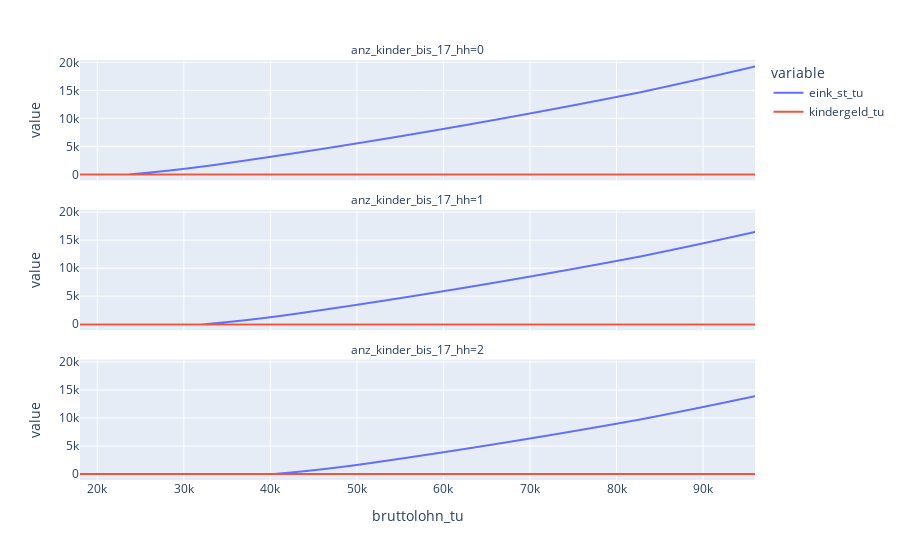

Notebook cell for this chart:
### Markdown cell above
Since the child benefits are set to zero, GETTSIM computes the tax credit for all households instead.

### Code cell
plot_kindergeld(df_new)

### Figure 1 — Plotly figure (JSON) as saved in the notebook; plotly's stock layout.template omitted (floating-point values rounded to 4 significant figures; data arrays with more than 128 entries replaced by an {"elided": "..."} marker saying what was removed)
{"data": [{"hovertemplate": "variable=eink_st_tu<br>anz_kinder_bis_17_hh=0<br>bruttolohn_tu=%{x}<br>value=%{y}<extra></extra>", "legendgroup": "eink_st_tu", "line": {"color": "#636efa", "dash": "solid"}, "marker": {"symbol": "circle"}, "mode": "lines", "name": "eink_st_tu", "showlegend": true, "type": "scattergl", "x": {"elided": "250 float values"}, "xaxis": "x3", "y": {"elided": "250 int values"}, "yaxis": "y3"}, {"hovertemplate": "variable=eink_st_tu<br>anz_kinder_bis_17_hh=1<br>bruttolohn_tu=%{x}<br>value=%{y}<extra></extra>", "legendgroup": "eink_st_tu", "line": {"color": "#636efa", "dash": "solid"}, "marker": {"symbol": "circle"}, "mode": "lines", "name": "eink_st_tu", "showlegend": false, "type": "scattergl", "x": {"elided": "250 float values"}, "xaxis": "x2", "y": {"elided": "250 int values"}, "yaxis": "y2"}, {"hovertemplate": "variable=eink_st_tu<br>anz_kinder_bis_17_hh=2<br>bruttolohn_tu=%{x}<br>value=%{y}<extra></extra>", "legendgroup": "eink_st_tu", "line": {"color": "#636efa", "dash": "solid"}, "marker": {"symbol": "circle"}, "mode": "lines", "name": "eink_st_tu", "showlegend": false, "type": "scattergl", "x": {"elided": "250 float values"}, "xaxis": "x", "y": {"elided": "250 int values"}, "yaxis": "y"}, {"hovertemplate": "variable=kindergeld_tu<br>anz_kinder_bis_17_hh=0<br>bruttolohn_tu=%{x}<br>value=%{y}<extra></extra>", "legendgroup": "kindergeld_tu", "line": {"color": "#EF553B", "dash": "solid"}, "marker": {"symbol": "circle"}, "mode": "lines", "name": "kindergeld_tu", "showlegend": true, "type": "scattergl", "x": {"elided": "250 float values"}, "xaxis": "x3", "y": {"elided": "250 int values"}, "yaxis": "y3"}, {"hovertemplate": "variable=kindergeld_tu<br>anz_kinder_bis_17_hh=1<br>bruttolohn_tu=%{x}<br>value=%{y}<extra></extra>", "legendgroup": "kindergeld_tu", "line": {"color": "#EF553B", "dash": "solid"}, "marker": {"symbol": "circle"}, "mode": "lines", "name": "kindergeld_tu", "showlegend": false, "type": "scattergl", "x": {"elided": "250 float values"}, "xaxis": "x2", "y": {"elided": "250 int values"}, "yaxis": "y2"}, {"hovertemplate": "variable=kindergeld_tu<br>anz_kinder_bis_17_hh=2<br>bruttolohn_tu=%{x}<br>value=%{y}<extra></extra>", "legendgroup": "kindergeld_tu", "line": {"color": "#EF553B", "dash": "solid"}, "marker": {"symbol": "circle"}, "mode": "lines", "name": "kindergeld_tu", "showlegend": false, "type": "scattergl", "x": {"elided": "250 float values"}, "xaxis": "x", "y": {"elided": "250 int values"}, "yaxis": "y"}], "layout": {"annotations": [{"font": {}, "showarrow": false, "text": "anz_kinder_bis_17_hh=2", "x": 0.5, "xanchor": "center", "xref": "paper", "y": 0.2867, "yanchor": "bottom", "yref": "paper"}, {"font": {}, "showarrow": false, "text": "anz_kinder_bis_17_hh=1", "x": 0.5, "xanchor": "center", "xref": "paper", "y": 0.6433, "yanchor": "bottom", "yref": "paper"}, {"font": {}, "showarrow": false, "text": "anz_kinder_bis_17_hh=0", "x": 0.5, "xanchor": "center", "xref": "paper", "y": 1.0, "yanchor": "bottom", "yref": "paper"}], "legend": {"title": {"text": "variable"}, "tracegroupgap": 0}, "margin": {"t": 60}, "xaxis": {"anchor": "y", "domain": [0, 1], "title": {"text": "bruttolohn_tu"}}, "xaxis2": {"anchor": "y2", "domain": [0, 1], "matches": "x", "showticklabels": false}, "xaxis3": {"anchor": "y3", "domain": [0, 1], "matches": "x", "showticklabels": false}, "yaxis": {"anchor": "x", "domain": [0, 0.2867], "title": {"text": "value"}}, "yaxis2": {"anchor": "x2", "domain": [0.3567, 0.6433], "matches": "y", "title": {"text": "value"}}, "yaxis3": {"anchor": "x3", "domain": [0.7133, 1.0], "matches": "y", "title": {"text": "value"}}}}
